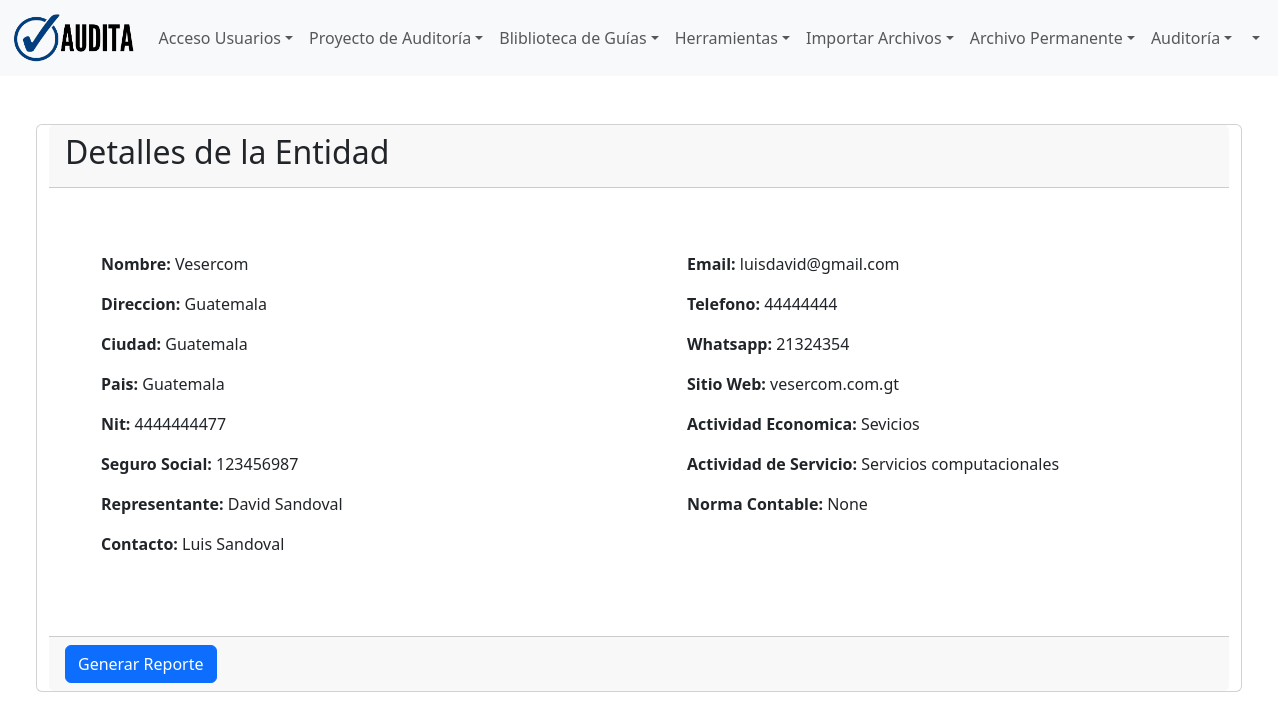
The app's page /proyecto/entidad/1/ with its own data.
### proyecto/models.py (models this page shows, shortened)
class Entidad(models.Model):
    nombre = models.CharField(max_length=100, null=False, blank=False, verbose_name='Nombre de Entidad')
    direccion = models.CharField(max_length=150, null=False, blank=False, verbose_name='Direccion')
    ciudad = models.CharField(max_length=100, null=False, blank=False, verbose_name='Ciudad')
    pais = models.CharField(max_length=100, null=False, blank=False, verbose_name='Pais')
    nit = models.CharField(max_length=10, null=False, blank=False, verbose_name='Nit')
    seguroSocial = models.CharField(max_length=15, null=True, blank=True, verbose_name='Seguro Social')
    representante = models.CharField(max_length=100, null=False, blank=False, verbose_name='Representante')
    contacto = models.ForeignKey(Contacto,on_delete=models.CASCADE, null=False,blank=False)
    email = models.EmailField(max_length=250, null=True, blank=True, verbose_name='Correo Electrónico')
    telefono = models.CharField(max_length=15, null=True, blank=True, verbose_name='Teléfono')
    whatsapp = models.CharField(max_length=15, null=True, blank=True, verbose_name='WhatsApp/Telegram')
    sitio = models.CharField(max_length=50, null=True, blank=True, verbose_name='Sitio Web')
    actividadE = models.CharField(max_length=100, null=True, blank=True, verbose_name='Actividad Económica')
    actividadS = models.CharField(max_length=100, null=True, blank=True, verbose_name='Actividad de Servicios')
    norma = models.CharField(max_length=100, null=True, blank=True, verbose_name='Norma Contable')
    class Meta:
        db_table = 'entity'
        verbose_name = 'Entidad'
        verbose_name_plural = 'Entidades'
        ordering = ['id']

class Contacto(models.Model):
    nombre = models.CharField(max_length=100, verbose_name='Nombre Contacto')
    movil = models.CharField(max_length=15, verbose_name='Movil Contacto')
    telefono = models.CharField(max_length=15, null=True, blank=True, verbose_name='Teléfono Contacto')
    email = models.EmailField(verbose_name='Email Contacto')
    cargo = models.CharField(max_length=100, null=True, blank=True, verbose_name='Cargo Contacto')
    empresa = models.CharField(max_length=100, null=True, blank=True, verbose_name='Empresa en que labora')
    def __str__(self):
        return self.nombre
    class Meta:
        db_table = 'contact'
        verbose_name = 'Contacto'
        verbose_name_plural = 'Contactos'
        ordering = ['id']

### proyecto/views.py (the view)
# urls.py: path('entidad/<int:pk>/', views.entidad_detail, name='entidad_detail'),
def entidad_detail(request, pk):
    entidad = get_object_or_404(Entidad,pk=pk)
    return render(request, 'proyecto/entidad_detail.html', {'entidad': entidad})

### templates/proyecto/entidad_detail.html
{% extends 'layout/base.html' %}
{% load crispy_forms_tags %}
{% load static %}
{% block 'content' %}
<div class="row p-5">
  <div class="card">
    <div class="card-header">
      <h2>Detalles de la Entidad</h2>
    </div>
    <div class="card-body row">
      <div class="col-md-6 p-5">
        <p><b>Nombre:</b> {{ entidad.nombre }}</p>
        <p><b>Direccion:</b> {{ entidad.direccion }}</p>
        <p><b>Ciudad:</b> {{ entidad.ciudad }}</p>
        <p><b>Pais:</b> {{ entidad.pais }}</p>
        <p><b>Nit:</b> {{ entidad.nit }}</p>
        <p><b>Seguro Social:</b> {{ entidad.seguroSocial }}</p>
        <p><b>Representante:</b> {{ entidad.representante }}</p>
        <p><b>Contacto:</b> {{ entidad.contacto }}</p>
      </div>
      <div class="col-md-6 p-5">
        <p><b>Email:</b> {{ entidad.email }}</p>
        <p><b>Telefono:</b> {{ entidad.telefono }}</p>
        <p><b>Whatsapp:</b> {{ entidad.whatsapp }}</p>
        <p><b>Sitio Web:</b> {{ entidad.sitio }}</p>
        <p><b>Actividad Economica:</b> {{ entidad.actividadE }}</p>
        <p><b>Actividad de Servicio:</b> {{ entidad.actividadS }}</p>
        <p><b>Norma Contable:</b> {{ entidad.norma }}</p>
      </div>
    </div>
    <div class="card-footer">
      <a href="{% url 'entidad_pdf' pk=entidad.pk %}" class="btn btn-primary">Generar Reporte</a>
    </div>
  </div>
</div>
{% endblock 'content' %}

### records on screen
Entidad: nombre "Vesercom", direccion "Guatemala", ciudad "Guatemala", pais "Guatemala", nit "4444444477", seguroSocial "123456987", representante "David Sandoval", contacto "Luis Sandoval", email "luisdavid@gmail.com", telefono "44444444", whatsapp "21324354", sitio "vesercom.com.gt", actividadE "Sevicios", actividadS "Servicios computacionales", norma "None"
